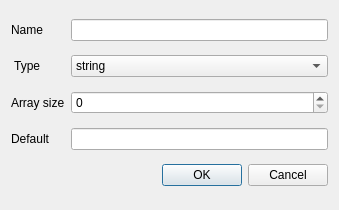
<?xml version="1.0" encoding="UTF-8"?>
<ui version="4.0">
 <class>ModelLineDialog</class>
 <widget class="QDialog" name="ModelLineDialog">
  <property name="geometry">
   <rect>
    <x>0</x>
    <y>0</y>
    <width>339</width>
    <height>210</height>
   </rect>
  </property>
  <property name="windowTitle">
   <string>Dialog</string>
  </property>
  <layout class="QGridLayout" name="gridLayout">
   <item row="0" column="0">
    <widget class="QLabel" name="labelName">
     <property name="text">
      <string>Name</string>
     </property>
    </widget>
   </item>
   <item row="0" column="1">
    <widget class="QLineEdit" name="nameEdit"/>
   </item>
   <item row="1" column="0">
    <widget class="QLabel" name="labelType">
     <property name="text">
      <string> Type</string>
     </property>
    </widget>
   </item>
   <item row="1" column="1">
    <widget class="QComboBox" name="typeBox">
     <item>
      <property name="text">
       <string>string</string>
      </property>
     </item>
     <item>
      <property name="text">
       <string>double</string>
      </property>
     </item>
     <item>
      <property name="text">
       <string>int</string>
      </property>
     </item>
     <item>
      <property name="text">
       <string>bool</string>
      </property>
     </item>
     <item>
      <property name="text">
       <string>object</string>
      </property>
     </item>
     <item>
      <property name="text">
       <string>array</string>
      </property>
     </item>
    </widget>
   </item>
   <item row="2" column="0">
    <widget class="QLabel" name="labelSize">
     <property name="text">
      <string>Array size</string>
     </property>
    </widget>
   </item>
   <item row="2" column="1">
    <widget class="QSpinBox" name="sizeBox"/>
   </item>
   <item row="3" column="0">
    <widget class="QLabel" name="labelDef">
     <property name="text">
      <string>Default</string>
     </property>
    </widget>
   </item>
   <item row="3" column="1">
    <widget class="QLineEdit" name="defEdit">
     <property name="text">
      <string/>
     </property>
    </widget>
   </item>
   <item row="4" column="1">
    <widget class="QDialogButtonBox" name="buttonBox">
     <property name="orientation">
      <enum>Qt::Horizontal</enum>
     </property>
     <property name="standardButtons">
      <set>QDialogButtonBox::Cancel|QDialogButtonBox::Ok</set>
     </property>
    </widget>
   </item>
  </layout>
 </widget>
 <resources/>
 <connections>
  <connection>
   <sender>buttonBox</sender>
   <signal>accepted()</signal>
   <receiver>ModelLineDialog</receiver>
   <slot>accept()</slot>
   <hints>
    <hint type="sourcelabel">
     <x>248</x>
     <y>254</y>
    </hint>
    <hint type="destinationlabel">
     <x>157</x>
     <y>274</y>
    </hint>
   </hints>
  </connection>
  <connection>
   <sender>buttonBox</sender>
   <signal>rejected()</signal>
   <receiver>ModelLineDialog</receiver>
   <slot>reject()</slot>
   <hints>
    <hint type="sourcelabel">
     <x>316</x>
     <y>260</y>
    </hint>
    <hint type="destinationlabel">
     <x>286</x>
     <y>274</y>
    </hint>
   </hints>
  </connection>
 </connections>
</ui>
